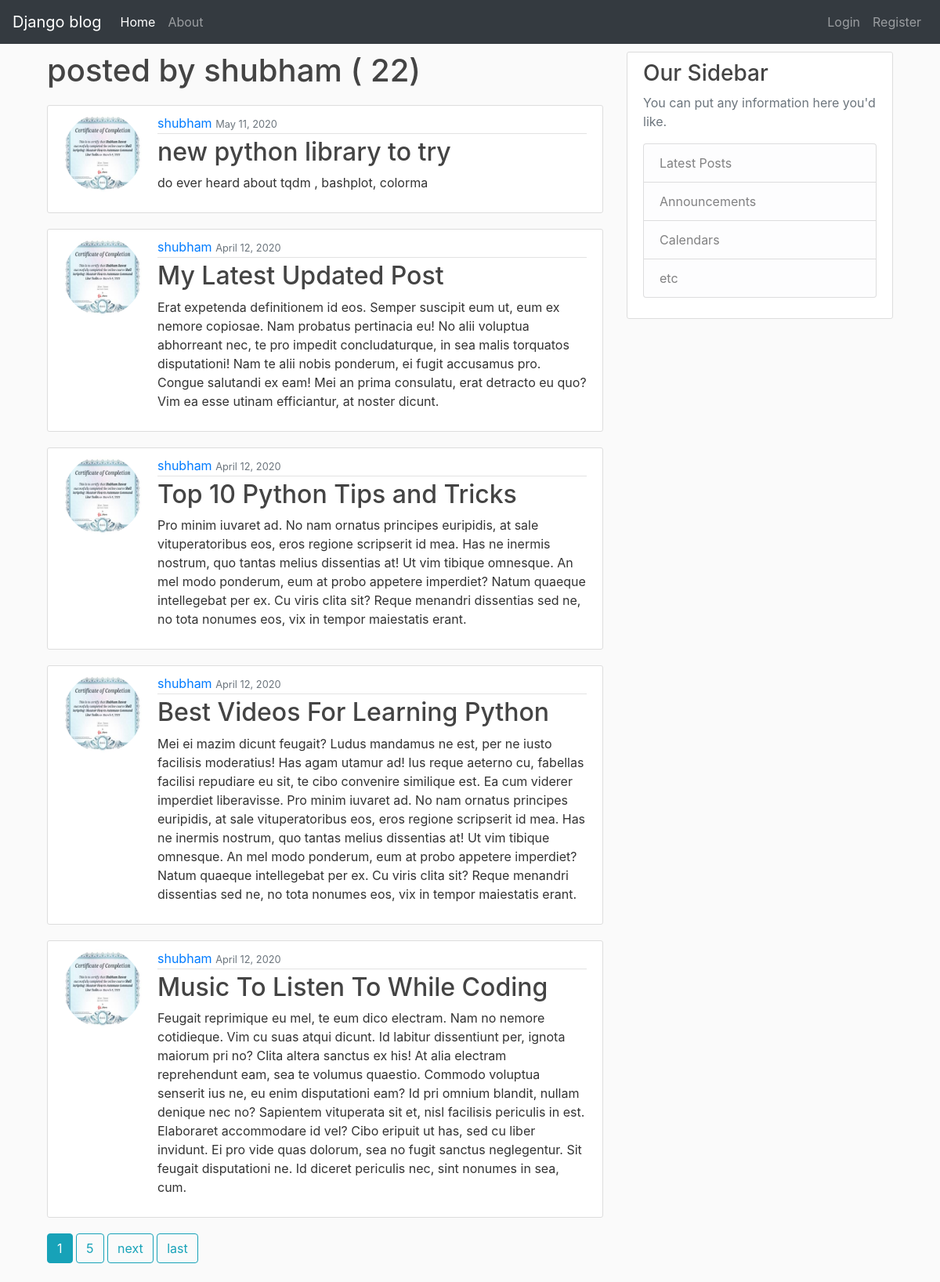
The page /user/shubham/ on the database its author committed.
### blog/models.py (models this page shows, shortened)
class Post(models.Model):
    title=models.CharField(max_length=100)
    content = models.TextField()
    date_posted = models.DateTimeField(default=timezone.now)
    author = models.ForeignKey(User, on_delete=models.CASCADE)

### users/models.py (models this page shows, shortened)
class Profile(models.Model):
    user = models.OneToOneField(User,on_delete=models.CASCADE)
    image = models.ImageField(default='default.jpg',upload_to='profile_pic')

### blog/views.py (the view)
# urls.py: path('user/<str:username>/', UserPostListView.as_view(), name='user-post'),
class UserPostListView(ListView):
    model = Post
    template_name = 'blog/user_post.html'  #<app>/<model>_<viewtype>.html
    context_object_name = 'posts'     #by default list view will search for listobject
    paginate_by = 5
    def get_queryset(self):
        user = get_object_or_404(User,username=self.kwargs.get('username'))
        return Post.objects.filter(author=user).order_by('-date_posted')

### blog/templates/blog/user_post.html (shortened to what this page needs)
{% extends "blog/base.html" %}
{% block content %}
    <h1 class="mb-2">posted by {{ view.kwargs.username }} ( {{ page_obj.paginator.count }})</h1>
    {% for item in posts %}
    <div class="media content-section" style="margin-top:20px;">
        <img class="rounded-circle account-img" src="{{ item.author.profile.image.url }}">
        <div class="media-body">
            <div class='article-metadata'>
                 <a href="{% url 'user-post' item.author.username %}">{{item.author}}</a>
                <small class='text-muted'>{{item.date_posted|date:"F d, Y"}}</small>
            </div>
          <h2><a class="article-title" href="{% url 'post-detail' item.id %}">{{item.title}}</a></h2>
          <p class="article-text">{{item.content}}</p>
        </div>
    </div>
    {% endfor %}
    {% if is_paginated %}
        {% for num in page_obj.paginator.page_range %}
            {% if num == page_obj.number %}
            <a class="btn btn-info mb-4" href='?page={{ num }}'>{{ num }}</a>
            {% elif num > page_obj.number|add:'-3' and num > page_obj.number|add:'3' %}
            <a class="btn btn-outline-info mb-4" href='?page={{ num }}'>{{ num }}</a>
            {% endif %}
        {% endfor %}
        {% if page_obj.has_next %}
            <a class="btn btn-outline-info mb-4" href='?page={{page_obj.next_page_number}}'>next</a>
            <a class="btn btn-outline-info mb-4" href='?page={{ page_obj.paginator.num_pages }}'>last</a>
        {% endif %}
    {% endif %}
{% endblock content %}

### blog/static/blog/css/main.css (style rules this page uses)
body { background: #fafafa; color: #333333; }
h1, h2, h3, h4, h5, h6 { color: #0c0808; }
.content-section { background: #ffffff; padding: 10px 20px; border: 1px solid #dddddd; border-radius: 3px; margin-bottom: 20px; }
h1, h2, h3, h4, h5, h6 { color: #444444; }
.article-title { color: #444444; }
.article-metadata { padding-bottom: 1px; margin-bottom: 4px; border-bottom: 1px solid #e3e3e3 }
.account-img { height: 100px; width: 100px; margin-right: 20px; margin-bottom: 16px; }

### rows shown on the page
Post: author.profile.image (picture), author "shubham", date_posted "May 11, 2020", title "new python library to try", content "do ever heard about tqdm , bashplot, colorma"
Post: author.profile.image (picture), author "shubham", date_posted "April 12, 2020", title "My Latest Updated Post", content "Erat expetenda definitionem id eos. Semper suscipit eum ut, eum ex nemore copiosae. Nam probatus pertinacia eu! No alii voluptua abhorreant nec, te pro impedit concludaturque, in sea malis torquatos disputationi! Nam te alii nobis ponderum, ei fugit accusamus pro. Congue salutandi ex eam! Mei an prima consulatu, erat detracto eu quo? Vim ea esse utinam efficiantur, at noster dicunt."
Post: author.profile.image (picture), author "shubham", date_posted "April 12, 2020", title "Top 10 Python Tips and Tricks", content "Pro minim iuvaret ad. No nam ornatus principes euripidis, at sale vituperatoribus eos, eros regione scripserit id mea. Has ne inermis nostrum, quo tantas melius dissentias at! Ut vim tibique omnesque. An mel modo ponderum, eum at probo appetere imperdiet? Natum quaeque intellegebat per ex. Cu viris clita sit? Reque menandri dissentias sed ne, no tota nonumes eos, vix in tempor maiestatis erant."
Post: author.profile.image (picture), author "shubham", date_posted "April 12, 2020", title "Best Videos For Learning Python", content "Mei ei mazim dicunt feugait? Ludus mandamus ne est, per ne iusto facilisis moderatius! Has agam utamur ad! Ius reque aeterno cu, fabellas facilisi repudiare eu sit, te cibo convenire similique est. Ea cum viderer imperdiet liberavisse. Pro minim iuvaret ad. No nam ornatus principes euripidis, at sale vituperatoribus eos, eros regione scripserit id mea. Has ne inermis nostrum, quo tantas melius dissentias at! Ut vim tibique omnesque. An mel modo ponderum, eum at probo appetere imperdiet? Natum quaeque intellegebat per ex. Cu viris clita sit? Reque menandri dissentias sed ne, no tota nonumes eos, vix in tempor maiestatis erant."
Post: author.profile.image (picture), author "shubham", date_posted "April 12, 2020", title "Music To Listen To While Coding", content "Feugait reprimique eu mel, te eum dico electram. Nam no nemore cotidieque. Vim cu suas atqui dicunt. Id labitur dissentiunt per, ignota maiorum pri no? Clita altera sanctus ex his! At alia electram reprehendunt eam, sea te volumus quaestio. Commodo voluptua senserit ius ne, eu enim disputationi eam? Id pri omnium blandit, nullam denique nec no? Sapientem vituperata sit et, nisl facilisis periculis in est. Elaboraret accommodare id vel? Cibo eripuit ut has, sed cu liber invidunt. Ei pro vide quas dolorum, sea no fugit sanctus neglegentur. Sit feugait disputationi ne. Id diceret periculis nec, sint nonumes in sea, cum."

### other values the page prints
{{ view.kwargs.username }} "shubham"
{{ page_obj.paginator.count }} "22"
{{ num }} "1"
{{ num }} "5"
